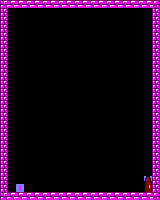

The image is a tile-based game level rendered from a .tmx file. Its description and complete source (layers, tilesets, objects, tile grids) follow:
An orthogonal 20x25 tile map with 8x8 px tiles, 1 tile layer (Capa de Patrones 1).

<map version="1.2" tiledversion="1.2.4" orientation="orthogonal" renderorder="right-down" width="20" height="25" tilewidth="8" tileheight="8" infinite="0" nextlayerid="2" nextobjectid="1">
 <tileset firstgid="1" source="tileset_juego.tsx" />
 <layer id="1" name="Capa de Patrones 1" width="20" height="25">
  <data encoding="csv">
2,3,3,3,3,3,3,3,3,3,3,3,3,3,3,3,3,3,3,4,
8,0,0,0,0,0,0,0,0,0,0,0,0,0,0,0,0,0,0,8,
8,0,0,0,0,0,0,0,0,0,0,0,0,0,0,0,0,0,0,8,
8,0,0,0,0,0,0,0,0,0,0,0,0,0,0,0,0,0,0,8,
8,0,0,0,0,0,0,0,0,0,0,0,0,0,0,0,0,0,0,8,
8,0,0,0,0,0,0,0,0,0,0,0,0,0,0,0,0,0,0,8,
8,0,0,0,0,0,0,0,0,0,0,0,0,0,0,0,0,0,0,8,
8,0,0,0,0,0,0,0,0,0,0,0,0,0,0,0,0,0,0,8,
8,0,0,0,0,0,0,0,0,0,0,0,0,0,0,0,0,0,0,8,
8,0,0,0,0,0,0,0,0,0,0,0,0,0,0,0,0,0,0,8,
8,0,0,0,0,0,0,0,0,0,0,0,0,0,0,0,0,0,0,8,
8,0,0,0,0,0,0,0,0,0,0,0,0,0,0,0,0,0,0,8,
8,0,0,0,0,0,0,0,0,0,0,0,0,0,0,0,0,0,0,8,
8,0,0,0,0,0,0,0,0,0,0,0,0,0,0,0,0,0,0,8,
8,0,0,0,0,0,0,0,0,0,0,0,0,0,0,0,0,0,0,8,
8,0,0,0,0,0,0,0,0,0,0,0,0,0,0,0,0,0,0,8,
8,0,0,0,0,0,0,0,0,0,0,0,0,0,0,0,0,0,0,8,
8,0,0,0,0,0,0,0,0,0,0,0,0,0,0,0,0,0,0,8,
8,0,0,0,0,0,0,0,0,0,0,0,0,0,0,0,0,0,0,8,
8,0,0,0,0,0,0,0,0,0,0,0,0,0,0,0,0,0,0,8,
8,0,0,0,0,0,0,0,0,0,0,0,0,0,0,0,0,0,0,8,
8,0,0,0,0,0,0,0,0,0,0,0,0,0,0,0,0,0,0,8,
8,0,0,0,0,0,0,0,0,0,0,0,0,0,0,0,0,0,39,8,
8,0,46,0,0,0,0,0,0,0,0,0,0,0,0,0,0,0,40,8,
2,3,3,3,3,3,3,3,3,3,3,3,3,3,3,3,3,3,3,4
</data>
 </layer>
</map>
